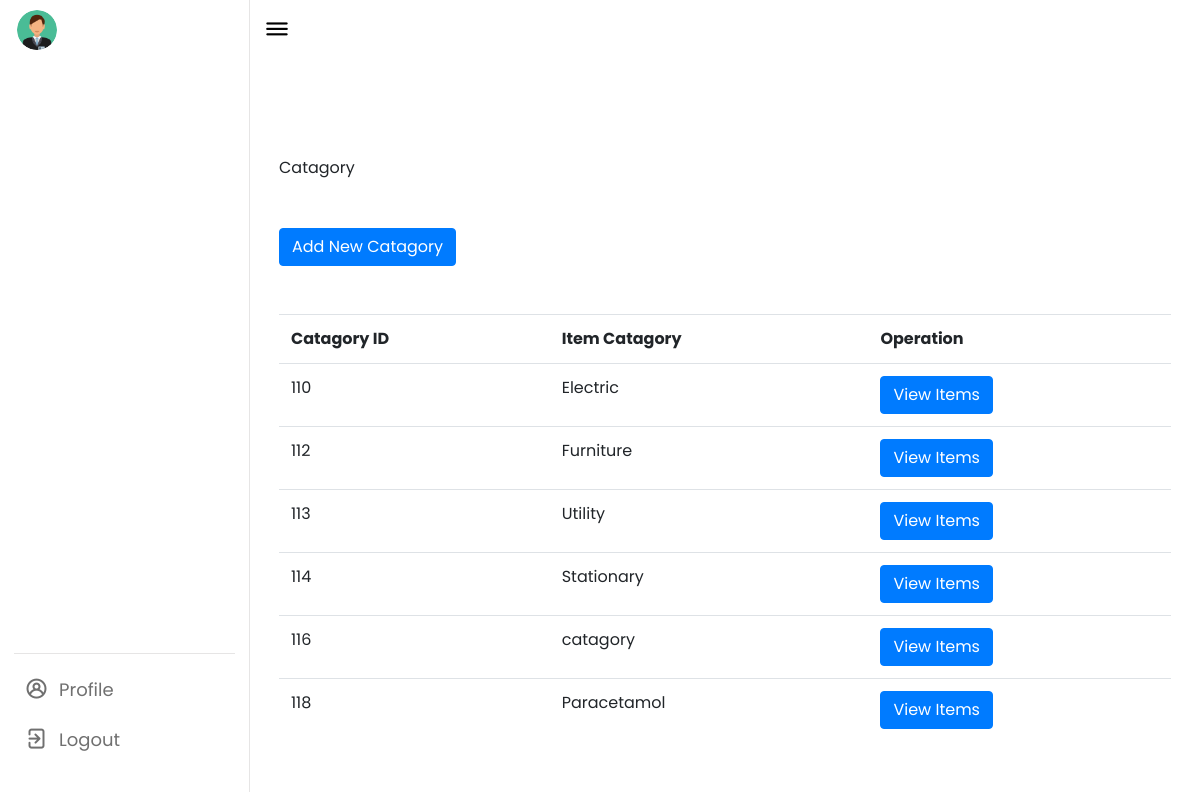
Screenshot of /stuff.php with the database file from the repository.
### tables this page shows
CREATE TABLE `item_catagory` (
  `catagory_id` int(100) NOT NULL,
  `catagory` varchar(100) NOT NULL
);

### stuff.php (the view)
<?php include 'nav/enav.php';
?>
<div class="container">
<br><br><br><br>
<div class="home-content">
        <span class="text">Catagory</span>
    </div>
    <a href="add_catagory.php" class="text"><button class="btn btn-primary my-5">Add New Catagory</button></a>
        <table class="table table">
            <thread>
                <tr>
                    <th>Catagory ID</th>
                    <th>Item Catagory</th>
                    <th>Operation</th>
                </tr>
            </thread>
            <?php
            $query = "select * from item_catagory";
            $data = mysqli_query($conn, $query);
            $total = mysqli_num_rows($data);
            if ($total != 0) {
                while ($result = mysqli_fetch_assoc($data)) {
                    echo '
        <tr>
        <td>' . $result['catagory_id'] . '</td>
        <td>' . $result['catagory'] . '</td>
        <td>
        <a href="view.php? selectid='.$result['catagory_id'].'"  class="text-light"><button  class="btn btn-primary"
        >View Items</button></a></td>
        </tr>';
                }
            }
            else {
                echo "NO records Found";
            };
            include 'nav/footer.php';

### nav/adminstyle.css (style rules this page uses)
* { margin: 0; padding: 0; box-sizing: border-box; font-family: 'Poppins', sans-serif; }
:root { --primary-color: #ffffff; --panel-color: #FFF; --text-color: #000; --black-light-color: #707070; --border-color: #e6e5e5; --toggle-color: #DDD; --box1-color: #4DA3FF; --box2-color: #FFE6AC; --box3-color: #E7D1FC; --title-icon-color: #fff; --tran-05: all 0.5s ease; --tran-03: all 0.3s ease; --tran-03: all 0.2s ease; }
body { min-height: 100vh; background-color: var(--primary-color); }
.container { padding-top: 30px; }

### rows the page displays
item_catagory: catagory_id "110", catagory "Electric"
item_catagory: catagory_id "112", catagory "Furniture"
item_catagory: catagory_id "113", catagory "Utility"
item_catagory: catagory_id "114", catagory "Stationary"
item_catagory: catagory_id "116", catagory "catagory"
item_catagory: catagory_id "118", catagory "Paracetamol"
